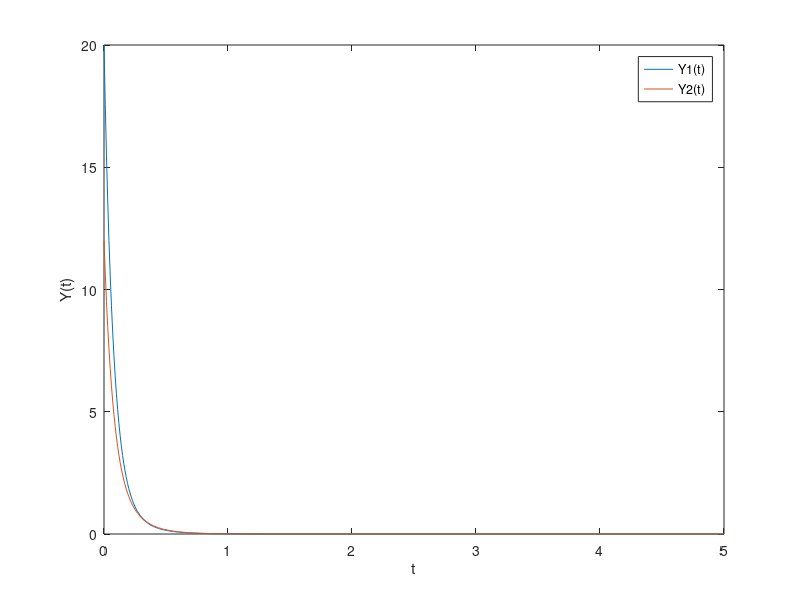
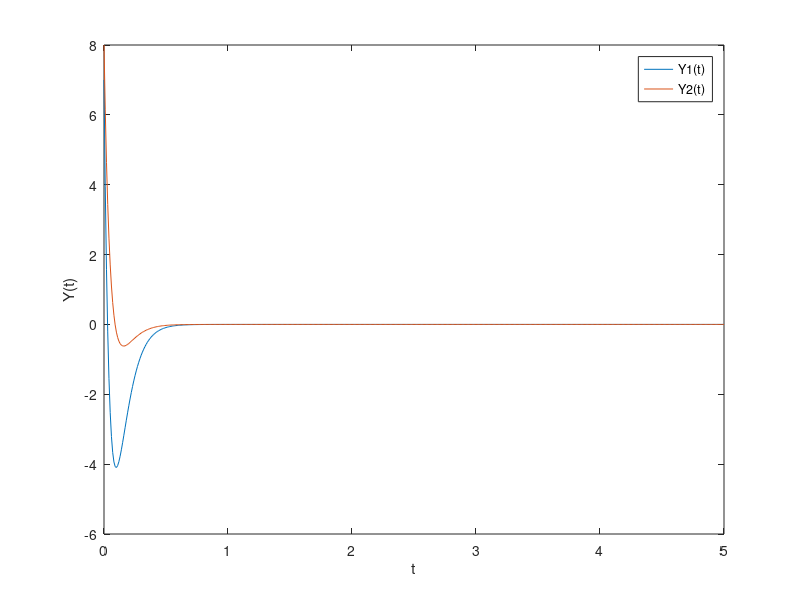
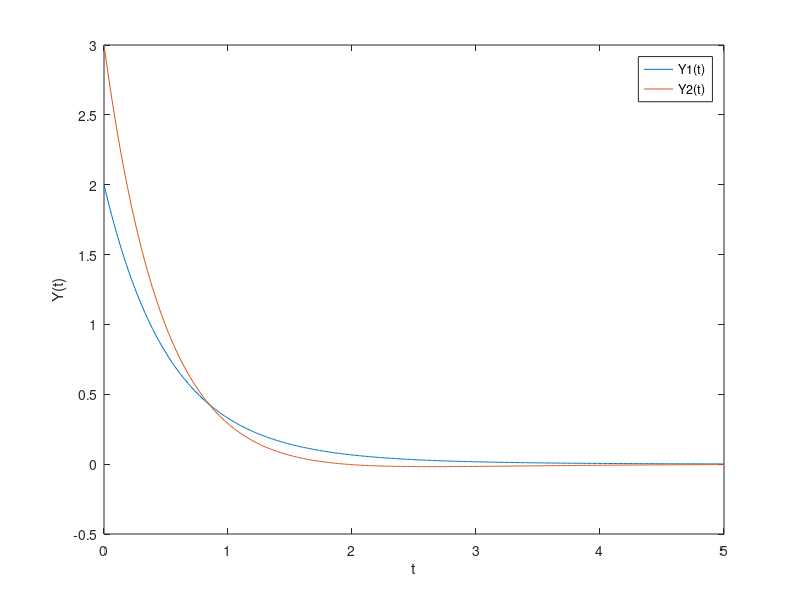
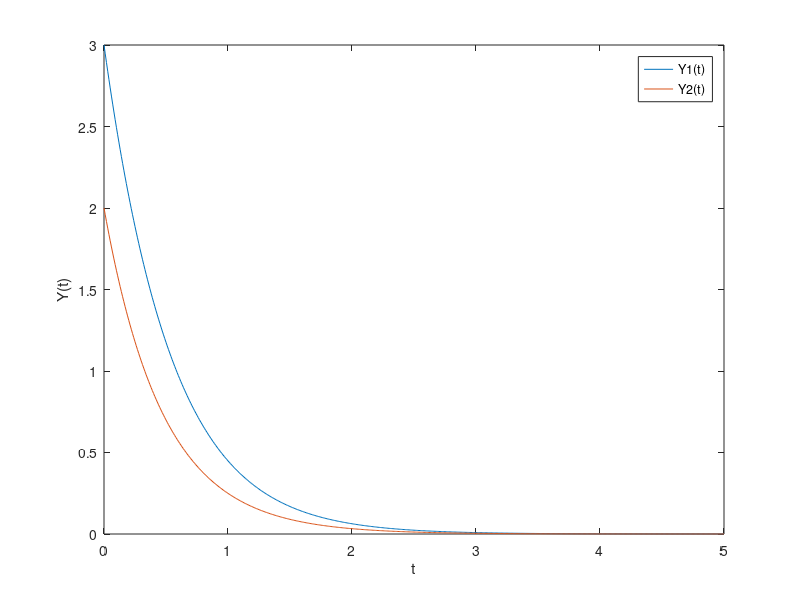

Write MATLAB code to recreate these figures, in order.
clc
clear all
close all
t = 0:.01:5;
%Equation 1
A1 = [-58/3 32/3;-20/3 -2/3];
eig1=eig(A1)
%z0=(M^-1)*y0
%y(t)=(Me^?t)*z0
y01=[20;12];
M1=[1 1;1/2 5/4];
z01=M1\y01
Av=M1\M1*eig1
y1 = (exp(-14*t)*z01(1,:))+(exp(-6*t)*z01(2,:));
y2 = ((1/2)*exp(-14*t)*z01(1,:))+((5/4)*exp(-6*t)*z01(2,:));
plot(t,y1,t,y2)
xlabel('t')
ylabel('Y(t)')
legend('Y1(t)','Y2(t)');
%Equation 2
A2 = [2 -45;6 -31];
eig2=eig(A2)
y02=[7;8];
M2=[1 1;1/3 2/5];
z02=M2\y02
Av=M2\M2*eig2
y1 = (exp(-13*t)*z02(1,:))+(exp(-16*t)*z02(2,:));
y2 = ((1/3)*exp(-13*t)*z02(1,:))+((2/5)*exp(-16*t)*z02(2,:));
figure;
plot(t,y1,t,y2)
xlabel('t')
ylabel('Y(t)')
legend('Y1(t)','Y2(t)');
%Equation 3
A3 = [-3/2 -1/4;-1 -3/2];
eig3=eig(A3)
y03=[2;3];
M3=[1 1;2 -2];
z03=M3\y03
Av=M3\M3*eig3
y1 = (exp(-2*t)*z03(1,:))+(exp(-t)*z03(2,:));
y2 = (2*exp(-2*t)*z03(1,:))+(-2*exp(-t)*z03(2,:));
figure;
plot(t,y1,t,y2)
xlabel('t')
ylabel('Y(t)')
legend('Y1(t)','Y2(t)');
%Equation 4
A4 = [-5/2 1;1/4 -5/2];
eig4=eig(A4)
y04=[3;2];
M4=[1 1;-1/2 1/2];
z04=M4\y04
Av=M4\M4*eig4
y1 = (exp(-3*t)*z04(1,:))+(exp(-2*t)*z04(2,:));
y2 = ((-1/2)*exp(-3*t)*z04(1,:))+(1/2*exp(-2*t)*z04(2,:));
figure;
plot(t,y1,t,y2)
xlabel('t')
ylabel('Y(t)')
legend('Y1(t)','Y2(t)');
%Equation 5
A5 = [-3 2;1 -2];
eig5=eig(A5)
y05=[5;3];
M5=[1 1;-1/2 1];
z05=M5\y05
Av=M5\M5*eig5
y1 = (exp(-4*t)*z05(1,:))+(exp(-t)*z05(2,:));
y2 = ((-1/2)*exp(-4*t)*z05(1,:))+(exp(-t)*z05(2,:));
figure;
plot(t,y1,t,y2)
xlabel('t')
ylabel('Y(t)')
legend('Y1(t)','Y2(t)');
%Equation 6
A6 = [-7/2 3;1/4 -5/2];
eig6=eig(A6)
y06=[10;10];
M6=[1 1;-1/6 1/2];
z06=M6\y06
Av=M6\M6*eig6
y1 = (exp(-4*t)*z06(1,:))+(exp(-2*t)*z06(2,:));
y2 = ((-1/6)*exp(-4*t)*z06(1,:))+((1/2)*exp(-2*t)*z06(2,:));
figure;
plot(t,y1,t,y2)
xlabel('t')
ylabel('Y(t)')
legend('Y1(t)','Y2(t)');
%Equation 7
A7=[-1 -3 1;4 -8 1;3 -3 -2];
eig7=eig(A7)
%Equation 8
A8 = [-15/4 15/2 -1;1/8 -1/4 -1/2;5/4 3/2 -3];
eig8=eig(A8)
%Equation 9
A9 = [-11/4 -1 5/4;-1/8 -9/2 11/8;-3/4 -5 5/4];
eig9=eig(A9)
%Equation 10
A10 = [-11 0 1 2;-9 -2 3 0;-21 0 -1 6;-15 0 3 0];
eig10=eig(A10)
%Equation 11
A11 = [0 -4 -1 3;-30 34 -13 -21;24 -30 2 18;-66 82 -23 -51];
eig11=eig(A11)
